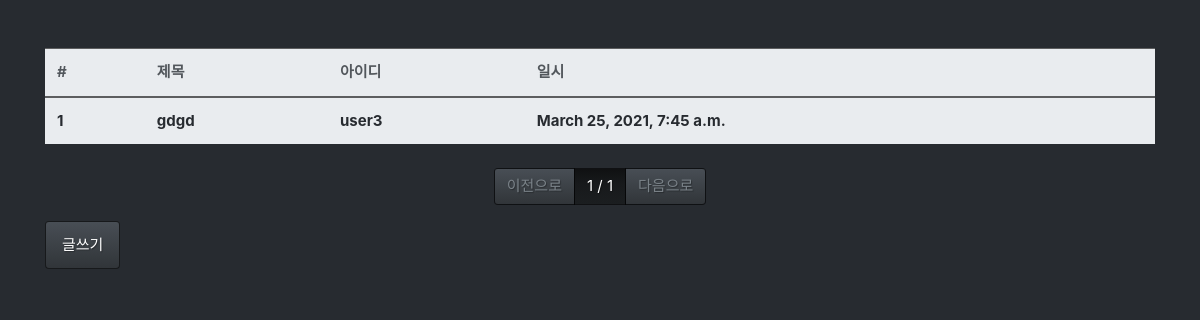
Before: /board/list/ with the older database file.
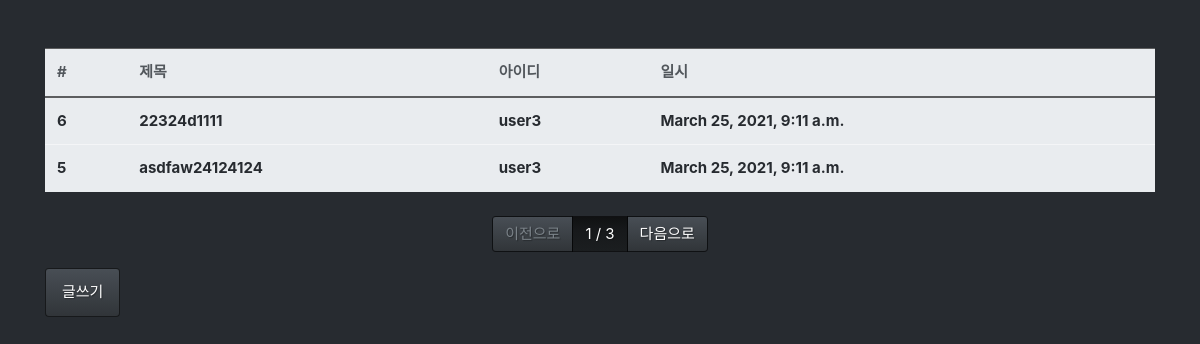
After: the same page with the newer database file.
### board/models.py (models this page shows, shortened)
class Board(models.Model):
    title = models.CharField(max_length=128, verbose_name='제목')
    contents = models.TextField(verbose_name='내용')
    writer = models.ForeignKey('users.Users', on_delete=models.CASCADE, verbose_name='작성자')  # 1:n
    tags = models.ManyToManyField('tag.Tag', verbose_name='태그')
    registered_dttm = models.DateTimeField(auto_now_add=True, verbose_name='등록일')
    class Meta:
        db_table = 'boards'
        verbose_name = '게시글'
        verbose_name_plural = 'Django 게시글'

### users/models.py (models this page shows)
class Users(models.Model):
    user_name = models.CharField(max_length=64, verbose_name="사용자명")
    email = models.EmailField(max_length=128, verbose_name="이메일")
    password = models.CharField(max_length=64, verbose_name="비밀번호")
    registered_date_time = models.DateTimeField(auto_now_add=True, verbose_name="등록시간")
    def __str__(self):
        return self.user_name
    class Meta:
        db_table = 'board_users'
        verbose_name = "사용자"
        verbose_name_plural = "사용자"

### board/views.py (the view)
# urls.py: path('list/', views.board_list),
def board_list(request):
    all_boards = Board.objects.all().order_by('-id')
    page = int(request.GET.get('p', 1))
    paginator = Paginator(all_boards, 2)
    boards = paginator.get_page(page)
    return render(request, 'board_list.html', {'boards': boards})

### board/templates/board_list.html
{% extends "base.html" %}
{% block contents %}
<div class="row mt-5">
    <div class="col-12">
        <table class="table table-light">
            <thead class="thead-light">
            <tr>
                <th>#</th>
                <th>제목</th>
                <th>아이디</th>
                <th>일시</th>
            </tr>
            </thead>
            <tbody class="text-dark">
            {% for board in boards %}
            <tr onclick="location.href='/board/detail/{{board.id}}/'">
                <th>{{board.id}}</th>
                <th>{{board.title}}</th>
                <th>{{board.writer}}</th>
                <th>{{board.registered_dttm}}</th>
            </tr>
            {% endfor %}
            </tbody>
        </table>
    </div>
</div>
<div class="row mt-2">
    <div class="col-12">
        <nav>
            <ul class="pagination justify-content-center">
                {% if boards.has_previous %}
                <li class="page-item">
                    <a class="page-link" href="?p={{ boards.previous_page_number }}">이전으로</a>
                </li>
                {% else %}
                <li class="page-item disabled">
                    <a class="page-link" href="#">이전으로</a>
                </li>
                {% endif %}
                <li class="page-item active">
                    <a class="page-link" href="#">{{boards.number}} / {{boards.paginator.num_pages}}</a>
                </li>
                {% if boards.has_next %}
                <li class="page-item">
                    <a class="page-link" href="?p={{ boards.next_page_number }}">다음으로</a>
                </li>
                {% else %}
                <li class="page-item disabled">
                    <a class="page-link" href="#">다음으로</a>
                </li>
                {% endif %}
            </ul>
        </nav>
    </div>
</div>
<div class="row">
    <div class="col-12">
        <button class="btn btn-primary" onclick="location.href='/board/write'">글쓰기</button>
    </div>
</div>
{% endblock %}

Changed rows visible on the page:
no longer on this page (row unchanged): Board: id "1", title "gdgd", writer "user3", registered_dttm "March 25, 2021, 7:45 a.m."
added Board: id "6", title "22324d1111", writer "user3", registered_dttm "March 25, 2021, 9:11 a.m."
added Board: id "5", title "asdfaw24124124", writer "user3", registered_dttm "March 25, 2021, 9:11 a.m."
Other visible differences:
{{ boards.paginator.num_pages }}: "1" → "3"
